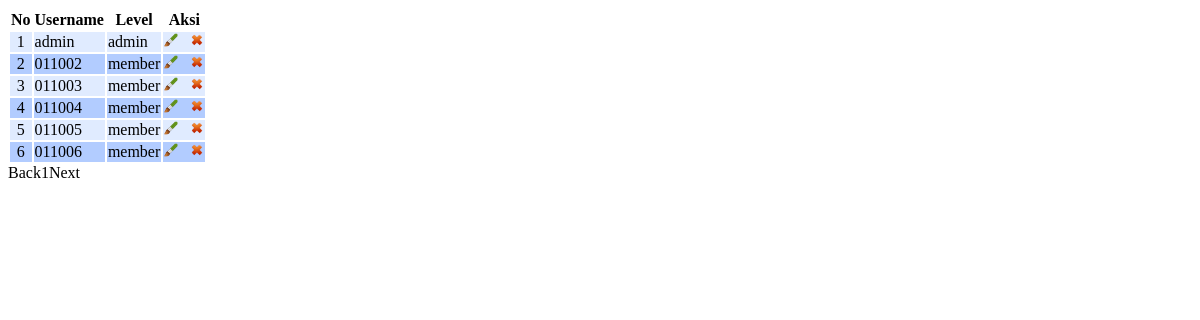
The page /admin/page/page_admin/admin.php on the database its author committed.
### tables this page shows
CREATE TABLE IF NOT EXISTS `users` (
  `id` int(11) NOT NULL,
  `username` varchar(20) NOT NULL,
  `password` varchar(20) NOT NULL,
  `level` enum('admin','member') NOT NULL DEFAULT 'member'
);

### admin/page/page_admin/admin.php (the view, shortened to what this page needs)
<html>
<head>
<link type="text/css" href="css/smoothness/jquery-ui-1.8.24.custom.css" rel="stylesheet" />
</head>
<body>
<?php
$aksi="page/page_admin/aksi_admin.php";
switch($_GET['act']){
  default:
  $offset=$_GET['offset'];
	$limit = 10;
	if (empty ($offset)) {
		$offset = 0;
	}
$tampil=mysqli_query($db,"SELECT * FROM users  ORDER BY username");
	$baris=mysqli_num_rows($tampil);
	if($baris>0){
echo      "<table>
		<tr>
		<th>No</th>
		<th>Username</th>
		<th>Level</th>
		<th>Aksi</th>
		</tr>";
$hasil = mysqli_query($db,"SELECT * FROM users  ORDER BY id limit $offset,$limit");
	$no = 1 + $offset;
$warnaGenap = "#B2CCFF";
$warnaGanjil = "#E0EBFF";
$counter = 1;
while($r = mysqli_fetch_array($hasil))
{
	if ($counter % 2 == 0) $warna = $warnaGenap;
	else $warna = $warnaGanjil;
	echo "<tr bgcolor='".$warna."'>
		<td align=center>$no</td>
		<td>".$r['username']."</td>
		<td>".$r['level']."</td>
		<td align='center'><a href=?page=admin&act=edituser&id=$r[id]><img src='images/edit.png' title='Ubah' alt='Ubah' width='14' height='14'></a> &nbsp;
	        <a href=\"JavaScript: confirmIt('Anda yakin akan menghapusnya ?','$aksi?page=admin&act=hapus&id=$r[id]','','','','u','n','Self','Self')\" onMouseOver=\"self.status=''; return true\" onMouseOut=\"self.status=''; return true\"><img src='images/hapus.png' title='Hapus' alt='Hapus' width='14' height='14'></a>
		</td>
		</tr>";
$no++;
$counter++;
}
echo "</table>";
echo "<div class=paging>";
	if ($offset!=0) {
		$prevoffset = $offset-10;
		echo "<span class=prevnext> <a href=$PHP_SELF?page=admin&offset=$prevoffset>Back</a></span>";
	}
	else {
		echo "<span class=disabled>Back</span>";
	}
	$halaman = intval($baris/$limit);
	if ($baris%$limit){
		$halaman++;
	}
	for($i=1;$i<=$halaman;$i++){
		$newoffset = $limit * ($i-1);
		if($offset!=$newoffset){
			echo "<a href=$PHP_SELF?page=admin&offset=$newoffset>$i</a>";
		}
		else {
			echo "<span class=current>".$i."</span>";
		}
	}
	if(!(($offset/$limit)+1==$halaman) && $halaman !=1){
		$newoffset = $offset + $limit;
		echo "<span class=prevnext><a href=$PHP_SELF?page=admin&offset=$newoffset>Next</a>";
	}
	else {
		echo "<span class=disabled>Next</span>";
	}
	echo "</div>";
   }else{
	echo "<br><b>Data Kosong !</b>";
	}
    break;
}
?>
</body>
</html>

### rows shown on the page
users: username "admin", level "admin"
users: username "011002", level "member"
users: username "011003", level "member"
users: username "011004", level "member"
users: username "011005", level "member"
users: username "011006", level "member"
